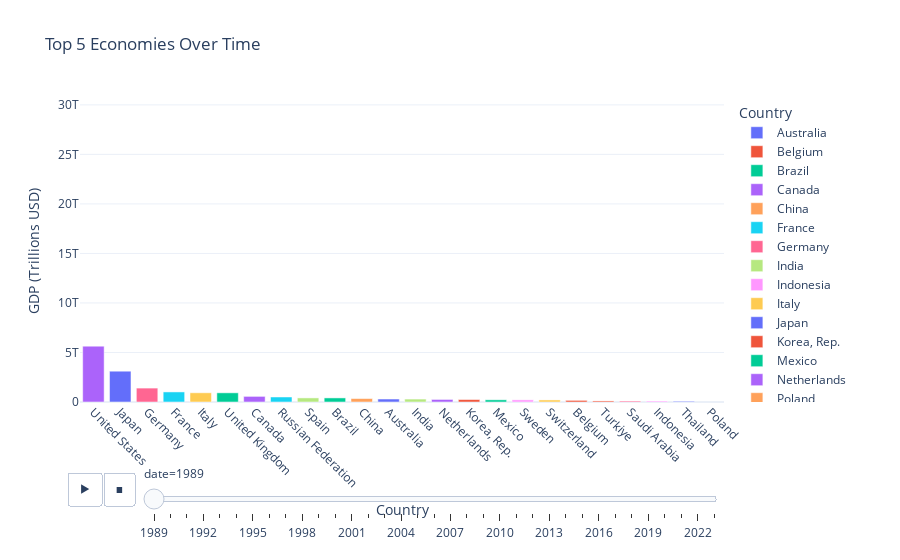

Notebook code cell kept with this figure:
### Code cell
# df = pd.DataFrame(data)

# Melt the DataFrame for Plotly compatibility
df_melted = gdp_df.melt(id_vars=["date"], var_name="Country", value_name="GDP")

# # Sort the data dynamically by GDP within each year
# def reorder_categories(frame):
#     sorted_countries = frame.sort_values(by="GDP", ascending=False)["Country"].tolist()
#     frame["Country"] = pd.Categorical(frame["Country"], categories=sorted_countries, ordered=True)
#     return frame

# df_melted = df_melted.groupby("Year", group_keys=False).apply(reorder_categories)

# Create the Plotly animation
fig = px.bar(
    df_melted,
    x="Country",
    y="GDP",
    color="Country",
    animation_frame="date",
    title="Top 5 Economies Over Time",
    labels={"GDP": "GDP (Trillions USD)"},
    range_y=[0, gdp_df.drop('date', axis=1).max().max() * 1.1],
)

# Update layout for dynamic sorting of x-axis
fig.update_layout(
    xaxis_title="Country",
    yaxis_title="GDP (Trillions USD)",
    legend_title="Country",
    template="plotly_white",
    xaxis=dict(categoryorder="total descending"), # used for dynamically rearranging x axis
    xaxis_tickangle=45,  # Tilt the x-axis labels
)

# Show the interactive animation
fig.show()

### Figure 1 — Plotly figure (JSON) as saved in the notebook; plotly's stock layout.template omitted (floating-point values rounded to 4 significant figures)
{"data": [{"alignmentgroup": "True", "hovertemplate": "Country=%{x}<br>date=1989<br>GDP (Trillions USD)=%{y}<extra></extra>", "legendgroup": "Australia", "marker": {"color": "#636efa", "pattern": {"shape": ""}}, "name": "Australia", "offsetgroup": "Australia", "orientation": "v", "showlegend": true, "textposition": "auto", "type": "bar", "x": ["Australia"], "xaxis": "x", "y": [299900000000.0], "yaxis": "y"}, {"alignmentgroup": "True", "hovertemplate": "Country=%{x}<br>date=1989<br>GDP (Trillions USD)=%{y}<extra></extra>", "legendgroup": "Belgium", "marker": {"color": "#EF553B", "pattern": {"shape": ""}}, "name": "Belgium", "offsetgroup": "Belgium", "orientation": "v", "showlegend": true, "textposition": "auto", "type": "bar", "x": ["Belgium"], "xaxis": "x", "y": [164200000000.0], "yaxis": "y"}, {"alignmentgroup": "True", "hovertemplate": "Country=%{x}<br>date=1989<br>GDP (Trillions USD)=%{y}<extra></extra>", "legendgroup": "Brazil", "marker": {"color": "#00cc96", "pattern": {"shape": ""}}, "name": "Brazil", "offsetgroup": "Brazil", "orientation": "v", "showlegend": true, "textposition": "auto", "type": "bar", "x": ["Brazil"], "xaxis": "x", "y": [413000000000.0], "yaxis": "y"}, {"alignmentgroup": "True", "hovertemplate": "Country=%{x}<br>date=1989<br>GDP (Trillions USD)=%{y}<extra></extra>", "legendgroup": "Canada", "marker": {"color": "#ab63fa", "pattern": {"shape": ""}}, "name": "Canada", "offsetgroup": "Canada", "orientation": "v", "showlegend": true, "textposition": "auto", "type": "bar", "x": ["Canada"], "xaxis": "x", "y": [567200000000.0], "yaxis": "y"}, {"alignmentgroup": "True", "hovertemplate": "Country=%{x}<br>date=1989<br>GDP (Trillions USD)=%{y}<extra></extra>", "legendgroup": "China", "marker": {"color": "#FFA15A", "pattern": {"shape": ""}}, "name": "China", "offsetgroup": "China", "orientation": "v", "showlegend": true, "textposition": "auto", "type": "bar", "x": ["China"], "xaxis": "x", "y": [347800000000.0], "yaxis": "y"}, {"alignmentgroup": "True", "hovertemplate": "Country=%{x}<br>date=1989<br>GDP (Trillions USD)=%{y}<extra></extra>", "legendgroup": "France", "marker": {"color": "#19d3f3", "pattern": {"shape": ""}}, "name": "France", "offsetgroup": "France", "orientation": "v", "showlegend": true, "textposition": "auto", "type": "bar", "x": ["France"], "xaxis": "x", "y": [1017000000000.0], "yaxis": "y"}, {"alignmentgroup": "True", "hovertemplate": "Country=%{x}<br>date=1989<br>GDP (Trillions USD)=%{y}<extra></extra>", "legendgroup": "Germany", "marker": {"color": "#FF6692", "pattern": {"shape": ""}}, "name": "Germany", "offsetgroup": "Germany", "orientation": "v", "showlegend": true, "textposition": "auto", "type": "bar", "x": ["Germany"], "xaxis": "x", "y": [1404000000000.0], "yaxis": "y"}, {"alignmentgroup": "True", "hovertemplate": "Country=%{x}<br>date=1989<br>GDP (Trillions USD)=%{y}<extra></extra>", "legendgroup": "India", "marker": {"color": "#B6E880", "pattern": {"shape": ""}}, "name": "India", "offsetgroup": "India", "orientation": "v", "showlegend": true, "textposition": "auto", "type": "bar", "x": ["India"], "xaxis": "x", "y": [296000000000.0], "yaxis": "y"}, {"alignmentgroup": "True", "hovertemplate": "Country=%{x}<br>date=1989<br>GDP (Trillions USD)=%{y}<extra></extra>", "legendgroup": "Indonesia", "marker": {"color": "#FF97FF", "pattern": {"shape": ""}}, "name": "Indonesia", "offsetgroup": "Indonesia", "orientation": "v", "showlegend": true, "textposition": "auto", "type": "bar", "x": ["Indonesia"], "xaxis": "x", "y": [94450000000.0], "yaxis": "y"}, {"alignmentgroup": "True", "hovertemplate": "Country=%{x}<br>date=1989<br>GDP (Trillions USD)=%{y}<extra></extra>", "legendgroup": "Italy", "marker": {"color": "#FECB52", "pattern": {"shape": ""}}, "name": "Italy", "offsetgroup": "Italy", "orientation": "v", "showlegend": true, "textposition": "auto", "type": "bar", "x": ["Italy"], "xaxis": "x", "y": [930800000000.0], "yaxis": "y"}, {"alignmentgroup": "True", "hovertemplate": "Country=%{x}<br>date=1989<br>GDP (Trillions USD)=%{y}<extra></extra>", "legendgroup": "Japan", "marker": {"color": "#636efa", "pattern": {"shape": ""}}, "name": "Japan", "offsetgroup": "Japan", "orientation": "v", "showlegend": true, "textposition": "auto", "type": "bar", "x": ["Japan"], "xaxis": "x", "y": [3109000000000.0], "yaxis": "y"}, {"alignmentgroup": "True", "hovertemplate": "Country=%{x}<br>date=1989<br>GDP (Trillions USD)=%{y}<extra></extra>", "legendgroup": "Korea, Rep.", "marker": {"color": "#EF553B", "pattern": {"shape": ""}}, "name": "Korea, Rep.", "offsetgroup": "Korea, Rep.", "orientation": "v", "showlegend": true, "textposition": "auto", "type": "bar", "x": ["Korea, Rep."], "xaxis": "x", "y": [246900000000.0], "yaxis": "y"}, {"alignmentgroup": "True", "hovertemplate": "Country=%{x}<br>date=1989<br>GDP (Trillions USD)=%{y}<extra></extra>", "legendgroup": "Mexico", "marker": {"color": "#00cc96", "pattern": {"shape": ""}}, "name": "Mexico", "offsetgroup": "Mexico", "orientation": "v", "showlegend": true, "textposition": "auto", "type": "bar", "x": ["Mexico"], "xaxis": "x", "y": [221400000000.0], "yaxis": "y"}, {"alignmentgroup": "True", "hovertemplate": "Country=%{x}<br>date=1989<br>GDP (Trillions USD)=%{y}<extra></extra>", "legendgroup": "Netherlands", "marker": {"color": "#ab63fa", "pattern": {"shape": ""}}, "name": "Netherlands", "offsetgroup": "Netherlands", "orientation": "v", "showlegend": true, "textposition": "auto", "type": "bar", "x": ["Netherlands"], "xaxis": "x", "y": [258700000000.0], "yaxis": "y"}, {"alignmentgroup": "True", "hovertemplate": "Country=%{x}<br>date=1989<br>GDP (Trillions USD)=%{y}<extra></extra>", "legendgroup": "Poland", "marker": {"color": "#FFA15A", "pattern": {"shape": ""}}, "name": "Poland", "offsetgroup": "Poland", "orientation": "v", "showlegend": true, "textposition": "auto", "type": "bar", "x": ["Poland"], "xaxis": "x", "y": [null], "yaxis": "y"}, {"alignmentgroup": "True", "hovertemplate": "Country=%{x}<br>date=1989<br>GDP (Trillions USD)=%{y}<extra></extra>", "legendgroup": "Russian Federation", "marker": {"color": "#19d3f3", "pattern": {"shape": ""}}, "name": "Russian Federation", "offsetgroup": "Russian Federation", "orientation": "v", "showlegend": true, "textposition": "auto", "type": "bar", "x": ["Russian Federation"], "xaxis": "x", "y": [506600000000.0], "yaxis": "y"}, {"alignmentgroup": "True", "hovertemplate": "Country=%{x}<br>date=1989<br>GDP (Trillions USD)=%{y}<extra></extra>", "legendgroup": "Saudi Arabia", "marker": {"color": "#FF6692", "pattern": {"shape": ""}}, "name": "Saudi Arabia", "offsetgroup": "Saudi Arabia", "orientation": "v", "showlegend": true, "textposition": "auto", "type": "bar", "x": ["Saudi Arabia"], "xaxis": "x", "y": [95340000000.0], "yaxis": "y"}, {"alignmentgroup": "True", "hovertemplate": "Country=%{x}<br>date=1989<br>GDP (Trillions USD)=%{y}<extra></extra>", "legendgroup": "Spain", "marker": {"color": "#B6E880", "pattern": {"shape": ""}}, "name": "Spain", "offsetgroup": "Spain", "orientation": "v", "showlegend": true, "textposition": "auto", "type": "bar", "x": ["Spain"], "xaxis": "x", "y": [414500000000.0], "yaxis": "y"}, {"alignmentgroup": "True", "hovertemplate": "Country=%{x}<br>date=1989<br>GDP (Trillions USD)=%{y}<extra></extra>", "legendgroup": "Sweden", "marker": {"color": "#FF97FF", "pattern": {"shape": ""}}, "name": "Sweden", "offsetgroup": "Sweden", "orientation": "v", "showlegend": true, "textposition": "auto", "type": "bar", "x": ["Sweden"], "xaxis": "x", "y": [217600000000.0], "yaxis": "y"}, {"alignmentgroup": "True", "hovertemplate": "Country=%{x}<br>date=1989<br>GDP (Trillions USD)=%{y}<extra></extra>", "legendgroup": "Switzerland", "marker": {"color": "#FECB52", "pattern": {"shape": ""}}, "name": "Switzerland", "offsetgroup": "Switzerland", "orientation": "v", "showlegend": true, "textposition": "auto", "type": "bar", "x": ["Switzerland"], "xaxis": "x", "y": [208100000000.0], "yaxis": "y"}, {"alignmentgroup": "True", "hovertemplate": "Country=%{x}<br>date=1989<br>GDP (Trillions USD)=%{y}<extra></extra>", "legendgroup": "Thailand", "marker": {"color": "#636efa", "pattern": {"shape": ""}}, "name": "Thailand", "offsetgroup": "Thailand", "orientation": "v", "showlegend": true, "textposition": "auto", "type": "bar", "x": ["Thailand"], "xaxis": "x", "y": [72250000000.0], "yaxis": "y"}, {"alignmentgroup": "True", "hovertemplate": "Country=%{x}<br>date=1989<br>GDP (Trillions USD)=%{y}<extra></extra>", "legendgroup": "Turkiye", "marker": {"color": "#EF553B", "pattern": {"shape": ""}}, "name": "Turkiye", "offsetgroup": "Turkiye", "orientation": "v", "showlegend": true, "textposition": "auto", "type": "bar", "x": ["Turkiye"], "xaxis": "x", "y": [107100000000.0], "yaxis": "y"}, {"alignmentgroup": "True", "hovertemplate": "Country=%{x}<br>date=1989<br>GDP (Trillions USD)=%{y}<extra></extra>", "legendgroup": "United Kingdom", "marker": {"color": "#00cc96", "pattern": {"shape": ""}}, "name": "United Kingdom", "offsetgroup": "United Kingdom", "orientation": "v", "showlegend": true, "textposition": "auto", "type": "bar", "x": ["United Kingdom"], "xaxis": "x", "y": [926900000000.0], "yaxis": "y"}, {"alignmentgroup": "True", "hovertemplate": "Country=%{x}<br>date=1989<br>GDP (Trillions USD)=%{y}<extra></extra>", "legendgroup": "United States", "marker": {"color": "#ab63fa", "pattern": {"shape": ""}}, "name": "United States", "offsetgroup": "United States", "orientation": "v", "showlegend": true, "textposition": "auto", "type": "bar", "x": ["United States"], "xaxis": "x", "y": [5641580000000], "yaxis": "y"}], "layout": {"barmode": "relative", "legend": {"title": {"text": "Country"}, "tracegroupgap": 0}, "sliders": [{"active": 0, "currentvalue": {"prefix": "date="}, "len": 0.9, "pad": {"b": 10, "t": 60}, "steps": [{"args": [["1989"], {"frame": {"duration": 0, "redraw": true}, "fromcurrent": true, "mode": "immediate", "transition": {"duration": 0, "easing": "linear"}}], "label": "1989", "method": "animate"}, {"args": [["1990"], {"frame": {"duration": 0, "redraw": true}, "fromcurrent": true, "mode": "immediate", "transition": {"duration": 0, "easing": "linear"}}], "label": "1990", "method": "animate"}, {"args": [["1991"], {"frame": {"duration": 0, "redraw": true}, "fromcurrent": true, "mode": "immediate", "transition": {"duration": 0, "easing": "linear"}}], "label": "1991", "method": "animate"}, {"args": [["1992"], {"frame": {"duration": 0, "redraw": true}, "fromcurrent": true, "mode": "immediate", "transition": {"duration": 0, "easing": "linear"}}], "label": "1992", "method": "animate"}, {"args": [["1993"], {"frame": {"duration": 0, "redraw": true}, "fromcurrent": true, "mode": "immediate", "transition": {"duration": 0, "easing": "linear"}}], "label": "1993", "method": "animate"}, {"args": [["1994"], {"frame": {"duration": 0, "redraw": true}, "fromcurrent": true, "mode": "immediate", "transition": {"duration": 0, "easing": "linear"}}], "label": "1994", "method": "animate"}, {"args": [["1995"], {"frame": {"duration": 0, "redraw": true}, "fromcurrent": true, "mode": "immediate", "transition": {"duration": 0, "easing": "linear"}}], "label": "1995", "method": "animate"}, {"args": [["1996"], {"frame": {"duration": 0, "redraw": true}, "fromcurrent": true, "mode": "immediate", "transition": {"duration": 0, "easing": "linear"}}], "label": "1996", "method": "animate"}, {"args": [["1997"], {"frame": {"duration": 0, "redraw": true}, "fromcurrent": true, "mode": "immediate", "transition": {"duration": 0, "easing": "linear"}}], "label": "1997", "method": "animate"}, {"args": [["1998"], {"frame": {"duration": 0, "redraw": true}, "fromcurrent": true, "mode": "immediate", "transition": {"duration": 0, "easing": "linear"}}], "label": "1998", "method": "animate"}, {"args": [["1999"], {"frame": {"duration": 0, "redraw": true}, "fromcurrent": true, "mode": "immediate", "transition": {"duration": 0, "easing": "linear"}}], "label": "1999", "method": "animate"}, {"args": [["2000"], {"frame": {"duration": 0, "redraw": true}, "fromcurrent": true, "mode": "immediate", "transition": {"duration": 0, "easing": "linear"}}], "label": "2000", "method": "animate"}, {"args": [["2001"], {"frame": {"duration": 0, "redraw": true}, "fromcurrent": true, "mode": "immediate", "transition": {"duration": 0, "easing": "linear"}}], "label": "2001", "method": "animate"}, {"args": [["2002"], {"frame": {"duration": 0, "redraw": true}, "fromcurrent": true, "mode": "immediate", "transition": {"duration": 0, "easing": "linear"}}], "label": "2002", "method": "animate"}, {"args": [["2003"], {"frame": {"duration": 0, "redraw": true}, "fromcurrent": true, "mode": "immediate", "transition": {"duration": 0, "easing": "linear"}}], "label": "2003", "method": "animate"}, {"args": [["2004"], {"frame": {"duration": 0, "redraw": true}, "fromcurrent": true, "mode": "immediate", "transition": {"duration": 0, "easing": "linear"}}], "label": "2004", "method": "animate"}, {"args": [["2005"], {"frame": {"duration": 0, "redraw": true}, "fromcurrent": true, "mode": "immediate", "transition": {"duration": 0, "easing": "linear"}}], "label": "2005", "method": "animate"}, {"args": [["2006"], {"frame": {"duration": 0, "redraw": true}, "fromcurrent": true, "mode": "immediate", "transition": {"duration": 0, "easing": "linear"}}], "label": "2006", "method": "animate"}, {"args": [["2007"], {"frame": {"duration": 0, "redraw": true}, "fromcurrent": true, "mode": "immediate", "transition": {"duration": 0, "easing": "linear"}}], "label": "2007", "method": "animate"}, {"args": [["2008"], {"frame": {"duration": 0, "redraw": true}, "fromcurrent": true, "mode": "immediate", "transition": {"duration": 0, "easing": "linear"}}], "label": "2008", "method": "animate"}, {"args": [["2009"], {"frame": {"duration": 0, "redraw": true}, "fromcurrent": true, "mode": "immediate", "transition": {"duration": 0, "easing": "linear"}}], "label": "2009", "method": "animate"}, {"args": [["2010"], {"frame": {"duration": 0, "redraw": true}, "fromcurrent": true, "mode": "immediate", "transition": {"duration": 0, "easing": "linear"}}], "label": "2010", "method": "animate"}, {"args": [["2011"], {"frame": {"duration": 0, "redraw": true}, "fromcurrent": true, "mode": "immediate", "transition": {"duration": 0, "easing": "linear"}}], "label": "2011", "method": "animate"}, {"args": [["2012"], {"frame": {"duration": 0, "redraw": true}, "fromcurrent": true, "mode": "immediate", "transition": {"duration": 0, "easing": "linear"}}], "label": "2012", "method": "animate"}, {"args": [["2013"], {"frame": {"duration": 0, "redraw": true}, "fromcurrent": true, "mode": "immediate", "transition": {"duration": 0, "easing": "linear"}}], "label": "2013", "method": "animate"}, {"args": [["2014"], {"frame": {"duration": 0, "redraw": true}, "fromcurrent": true, "mode": "immediate", "transition": {"duration": 0, "easing": "linear"}}], "label": "2014", "method": "animate"}, {"args": [["2015"], {"frame": {"duration": 0, "redraw": true}, "fromcurrent": true, "mode": "immediate", "transition": {"duration": 0, "easing": "linear"}}], "label": "2015", "method": "animate"}, {"args": [["2016"], {"frame": {"duration": 0, "redraw": true}, "fromcurrent": true, "mode": "immediate", "transition": {"duration": 0, "easing": "linear"}}], "label": "2016", "method": "animate"}, {"args": [["2017"], {"frame": {"duration": 0, "redraw": true}, "fromcurrent": true, "mode": "immediate", "transition": {"duration": 0, "easing": "linear"}}], "label": "2017", "method": "animate"}, {"args": [["2018"], {"frame": {"duration": 0, "redraw": true}, "fromcurrent": true, "mode": "immediate", "transition": {"duration": 0, "easing": "linear"}}], "label": "2018", "method": "animate"}, {"args": [["2019"], {"frame": {"duration": 0, "redraw": true}, "fromcurrent": true, "mode": "immediate", "transition": {"duration": 0, "easing": "linear"}}], "label": "2019", "method": "animate"}, {"args": [["2020"], {"frame": {"duration": 0, "redraw": true}, "fromcurrent": true, "mode": "immediate", "transition": {"duration": 0, "easing": "linear"}}], "label": "2020", "method": "animate"}, {"args": [["2021"], {"frame": {"duration": 0, "redraw": true}, "fromcurrent": true, "mode": "immediate", "transition": {"duration": 0, "easing": "linear"}}], "label": "2021", "method": "animate"}, {"args": [["2022"], {"frame": {"duration": 0, "redraw": true}, "fromcurrent": true, "mode": "immediate", "transition": {"duration": 0, "easing": "linear"}}], "label": "2022", "method": "animate"}, {"args": [["2023"], {"frame": {"duration": 0, "redraw": true}, "fromcurrent": true, "mode": "immediate", "transition": {"duration": 0, "easing": "linear"}}], "label": "2023", "method": "animate"}], "x": 0.1, "xanchor": "left", "y": 0, "yanchor": "top"}], "title": {"text": "Top 5 Economies Over Time"}, "updatemenus": [{"buttons": [{"args": [null, {"frame": {"duration": 500, "redraw": true}, "fromcurrent": true, "mode": "immediate", "transition": {"duration": 500, "easing": "linear"}}], "label": "&#9654;", "method": "animate"}, {"args": [[null], {"frame": {"duration": 0, "redraw": true}, "fromcurrent": true, "mode": "immediate", "transition": {"duration": 0, "easing": "linear"}}], "label": "&#9724;", "method": "animate"}], "direction": "left", "pad": {"r": 10, "t": 70}, "showactive": false, "type": "buttons", "x": 0.1, "xanchor": "right", "y": 0, "yanchor": "top"}], "xaxis": {"anchor": "y", "categoryarray": ["Australia", "Belgium", "Brazil", "Canada", "China", "France", "Germany", "India", "Indonesia", "Italy", "Japan", "Korea, Rep.", "Mexico", "Netherlands", "Poland", "Russian Federation", "Saudi Arabia", "Spain", "Sweden", "Switzerland", "Thailand", "Turkiye", "United Kingdom", "United States"], "categoryorder": "total descending", "domain": [0, 1], "tickangle": 45, "title": {"text": "Country"}}, "yaxis": {"anchor": "x", "domain": [0, 1], "range": [0, 30490000000000.0], "title": {"text": "GDP (Trillions USD)"}}}}
